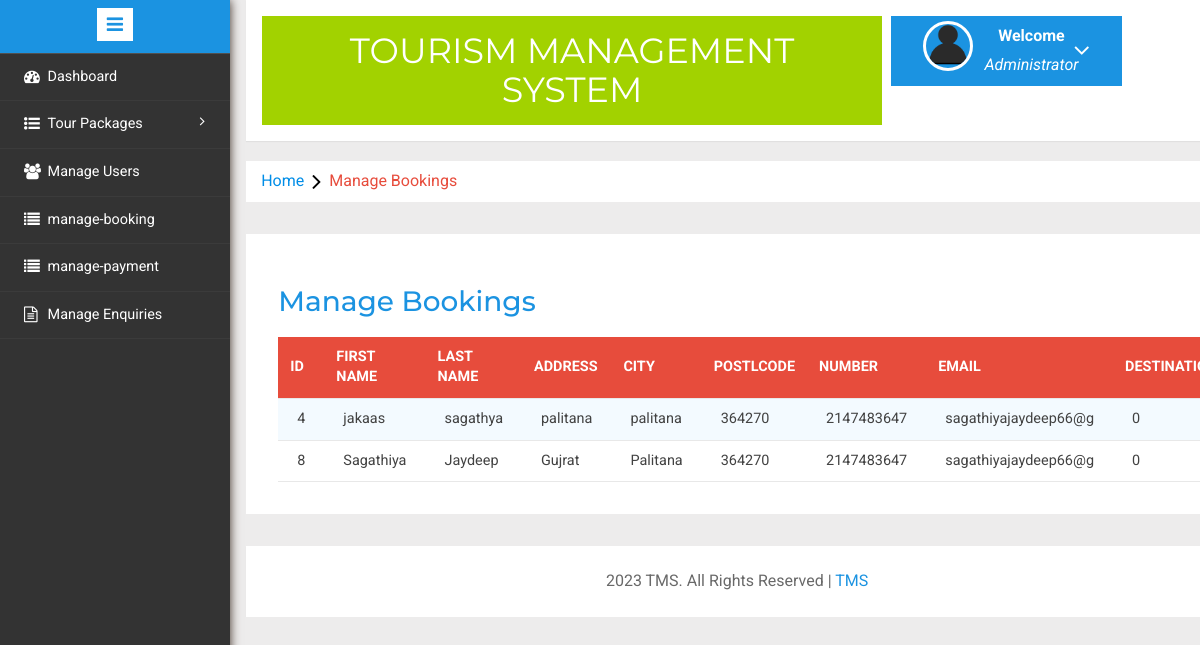
/admin/manage-bookings.php (signed in), run on the app's committed database.
### tables this page shows
CREATE TABLE `booking` (
  `id` int(10) NOT NULL,
  `firstname` varchar(20) NOT NULL,
  `lastname` varchar(20) NOT NULL,
  `address` varchar(30) NOT NULL,
  `city` varchar(20) NOT NULL,
  `postlcode` int(6) NOT NULL,
  `number` int(11) NOT NULL,
  `email` varchar(20) NOT NULL,
  `destination` int(15) NOT NULL,
  `arrivaldate` date NOT NULL,
  `departuredate` date NOT NULL
);

### admin/manage-bookings.php (the view, shortened to what this page needs)
<?php
include('includes/config.php');
if(strlen($_SESSION['alogin'])==0)
	{
header('location:index.php');
}
else{
	?>
<!DOCTYPE HTML>
<html>
<head>
<link href="css/bootstrap.min.css" rel='stylesheet' type='text/css' />
<link href="css/style.css" rel='stylesheet' type='text/css' />
<link rel="stylesheet" href="css/morris.css" type="text/css"/>
<link href="css/font-awesome.css" rel="stylesheet">
<link rel="stylesheet" type="text/css" href="css/table-style.css" />
<link rel="stylesheet" type="text/css" href="css/basictable.css" />
<link rel="stylesheet" href="css/icon-font.min.css" type='text/css' />
</head>
<body>
   <div class="page-container">
<div class="left-content">
	   <div class="mother-grid-inner">
				<?php include('includes/header.php');?>
				</div>
<ol class="breadcrumb">
                <li class="breadcrumb-item"><a href="index.html">Home</a><i class="fa fa-angle-right"></i>Manage Bookings</li>
            </ol>
<div class="agile-grids">
				<div class="agile-tables">
					<div class="w3l-table-info">
					  <h2>Manage Bookings</h2>
					    <table id="table">
						<thead>
						  <tr>
						   <th>id</th>
							<th>first Name</th>
							<th>last Name</th>
							<th>address</th>
							<th>city</th>
							<th>postlcode</th>
							<th>number</th>
							<th>email</th>
							<th>destination </th>
						  </tr>
						</thead>
						<tbody>
<?php
$sql = "SELECT * FROM booking";
$query = $dbh -> prepare($sql);
$query->execute();
$results=$query->fetchAll(PDO::FETCH_OBJ);
$cnt=1;
if($query->rowCount() > 0)
{
foreach($results as $result)
{				?>
						  <tr>
							<td><?php echo htmlentities($result->id);?></td>
							<td><?php echo htmlentities($result->firstname);?></td>
							<td><?php echo htmlentities($result->lastname);?></td>
							<td><?php echo htmlentities($result->address);?></td>
							<td><?php echo htmlentities($result->city);?></a></td>
								<td><?php echo htmlentities($result->postlcode);?></td>
								<td><?php echo htmlentities($result->number);?></a></td>
								<td><?php echo htmlentities($result->email);?></a></td>
								<td><?php echo htmlentities($result->destination);?></a></td>
<?php }?>
						  </tr>
						 <?php $cnt=$cnt+1;} }?>
						</tbody>
					  </table>
					</div>
			</div>
<?php include('includes/footer.php');?>
</div>
</div>
						<?php include('includes/sidebarmenu.php');?>
							</div>
</body>
</html>

### admin/includes/header.php (shortened to what this page needs)
<div class="header-main">
					<div class="logo-w3-agile">
								<h1><a href="dashboard.php">Tourism Management System</a></h1>
							</div>
						<div class="profile_details w3l">
								<ul>
									<li class="dropdown profile_details_drop">
										<a href="#" class="dropdown-toggle" data-toggle="dropdown" aria-expanded="false">
											<div class="profile_img">
												<span class="prfil-img"><img src="images/User-icon.png" alt=""> </span>
												<div class="user-name">
													<p>Welcome</p>
													<span>Administrator</span>
												</div>
												<i class="fa fa-angle-down"></i>
												<div class="clearfix"></div>
											</div>
										</a>
									</li>
								</ul>
							</div>
				</div>

### admin/includes/footer.php
 <div class="copyrights">
	 <p>2023 TMS. All Rights Reserved |  <a href="#">TMS</a> </p>
</div>

### admin/includes/sidebarmenu.php (shortened to what this page needs)
<div class="sidebar-menu">
					<header class="logo1">
						<a href="#" class="sidebar-icon"> <span class="fa fa-bars"></span> </a>
					</header>
                           <div class="menu">
									<ul id="menu" >
										<li><a href="dashboard.php"><i class="fa fa-tachometer"></i> <span>Dashboard</span><div class="clearfix"></div></a></li>
									 <li id="menu-academico" ><a href="#"><i class="fa fa-list-ul" aria-hidden="true"></i><span> Tour Packages</span> <span class="fa fa-angle-right" style="float: right"></span><div class="clearfix"></div></a>
										</li>
									<li id="menu-academico" ><a href="manage-users.php"><i class="fa fa-users" aria-hidden="true"></i><span>Manage Users</span><div class="clearfix"></div></a></li>
									<li><a href="manage-bookings.php"><i class="fa fa-list" aria-hidden="true"></i>  <span>manage-booking</span><div class="clearfix"></div></a></li>
									<li><a href="manage-payment.php"><i class="fa fa-list" aria-hidden="true"></i>  <span>manage-payment</span><div class="clearfix"></div></a></li>
									<li><a href="manage-enquires.php"><i class="fa fa-file-text-o" aria-hidden="true"></i>  <span>Manage Enquiries</span><div class="clearfix"></div></a></li>
								  </ul>
								</div>
							  </div>

### admin/css/table-style.css (style rules this page uses)
table { background: white; border-collapse: collapse; margin: 1.25em 0 0; width: 100%; }
table tr, table th, table td { border: none; border-bottom: 1px solid #e8e8e8; font-size: .95em; }
table th, table td { padding: 10px 12px; text-align: left; }
table th { background: #e74c3c; color: #fff; text-transform: uppercase; }
table tr td { background: #f3faff; color: #424242; }
table tr:nth-of-type(2n+2) td { background: #ffffff; }
table { width: 100%; }

### data on the page
booking: id "4", firstname "jakaas", lastname "sagathya", address "palitana", city "palitana", postlcode "364270", number "2147483647", email "sagathiyajaydeep66@g", destination "0"
booking: id "8", firstname "Sagathiya", lastname "Jaydeep", address "Gujrat", city "Palitana", postlcode "364270", number "2147483647", email "sagathiyajaydeep66@g", destination "0"
